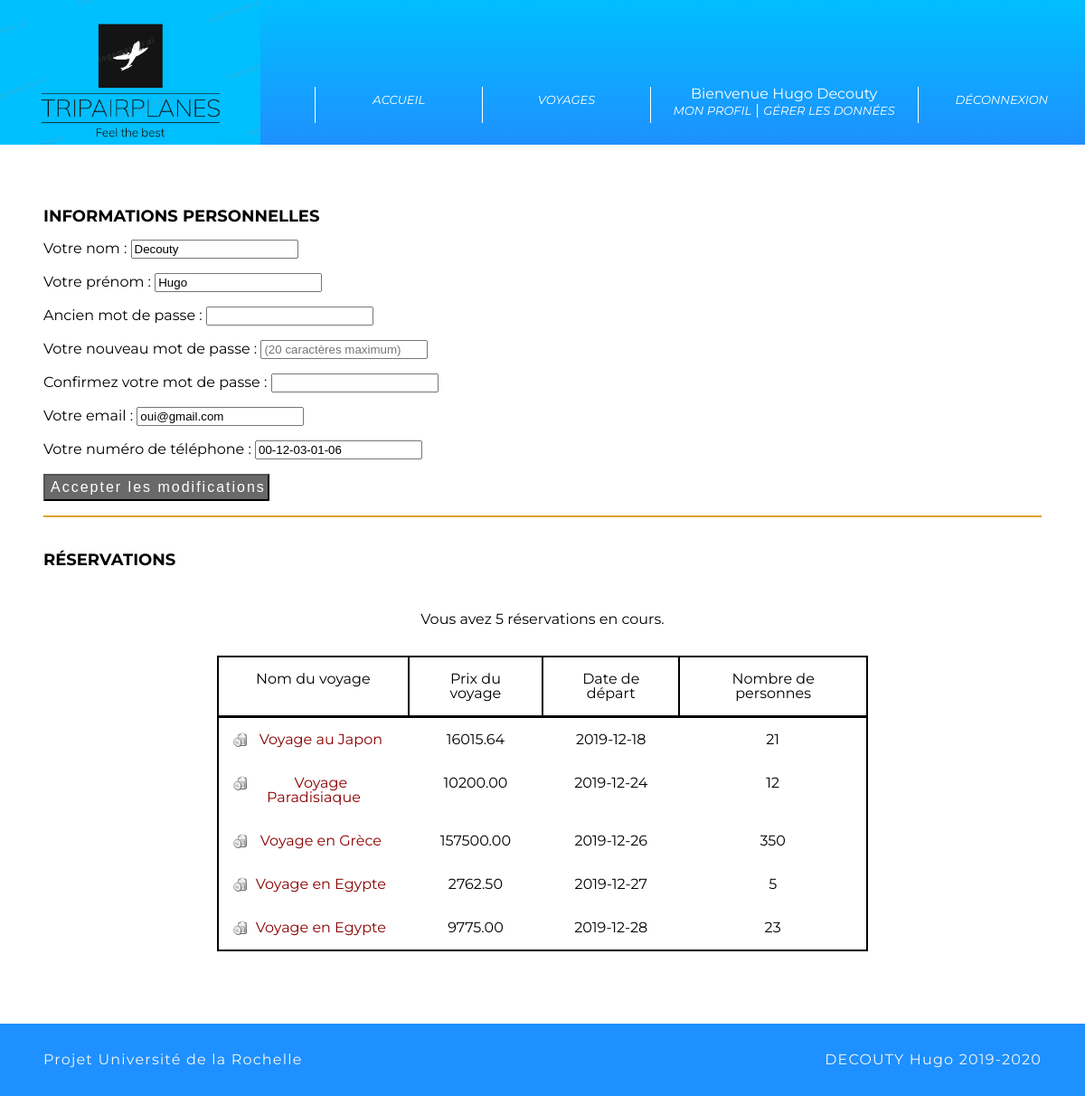
The page /mon_profil.php (signed in) on the database its author committed.
### tables this page shows
CREATE TABLE IF NOT EXISTS `reservation` (
  `idreservation` bigint(20) UNSIGNED NOT NULL AUTO_INCREMENT,
  `datedebut` date NOT NULL,
  `nombrepersonnes` int(11) NOT NULL DEFAULT '0',
  `nbhandicapes` int(11) DEFAULT NULL,
  `nbbilletsEco` int(11) DEFAULT NULL,
  `nbbilletsPremium` int(11) DEFAULT NULL,
  `nbbilletsAffaires` int(11) DEFAULT NULL,
  `prix` decimal(14,2) NOT NULL,
  `iddestination` bigint(20) UNSIGNED NOT NULL,
  `idclient` bigint(20) UNSIGNED NOT NULL,
  PRIMARY KEY (`idreservation`),
  UNIQUE KEY `id_reservation` (`idreservation`),
  KEY `id_destination` (`iddestination`) USING BTREE,
  KEY `id_client` (`idclient`) USING BTREE
);

CREATE TABLE IF NOT EXISTS `destination` (
  `iddestination` bigint(20) UNSIGNED NOT NULL AUTO_INCREMENT,
  `nom` varchar(40) NOT NULL,
  `description` varchar(300) NOT NULL,
  `transport` varchar(10) DEFAULT 'Autres',
  `nbplaces` int(11) NOT NULL,
  `prix` decimal(10,2) NOT NULL,
  `handicap` char(1) DEFAULT 'N',
  `image` varchar(250) NOT NULL DEFAULT 'images/image_default.jpg',
  PRIMARY KEY (`iddestination`),
  UNIQUE KEY `id_destination` (`iddestination`)
);

### app/controller/controllerReservation.php (called while the page is built, shortened)
<?php
require_once("app/model/ReservationsModel.php");
class controllerReservation{
    private $model;
    public function __construct(){
        $this->model =new ReservationsModel();
    }
    public function showNumberofReservations($id){
        $content = $this->model->NumberofReservations($id);
        include_once("app/view/mon_profil.php");
    }
    public function HistoricalReservations($id){
        $content = $this->model->HistoricalReservationfromClient($id);
        return $content;
    }
}

### app/config/database.php (called while the page is built, shortened)
<?php
    class Database{
        private $host;
        private $db_name;
        private $username;
        private $password;
        public function __construct(){
            $this->host = "localhost";
            $this->db_name = "voyages";
            $this->username = "root";
            $this->password = "";
        }
        public function getConnection(){
            $this->conn = null;
            try{
                $this->conn = new PDO("mysql:host=" . $this->host . ";dbname=" . $this->db_name, $this->username, $this->password);
                $this->conn->exec("set names utf8");
            }catch(PDOException $exception){
                echo "Connection error: " . $exception->getMessage();
            }
            return $this->conn;
        }
    }
?>

### app/model/model.php (called while the page is built, shortened)
<?php
require_once("app/config/database.php");
class model
{
    private $connexion;
    protected $table;
    public function __construct(){
        $db = new Database();
        $this->connexion = $db->getConnection();
    }
    public function find($data=array())
    {
        $conditions="1";
        $fields="*";
        $letter = "";
        $limit="";
        $order=$this->table.".id$this->table ASC";
        $othertable="";
        if(isset($data["letter"])){$letter=$data["letter"];}
        if(isset($data["conditions"])){$conditions=$data["conditions"];}
        if(isset($data["fields"])){$fields=$data["fields"];}
        if(isset($data["order"])){$order=$data["order"];}
        if(isset($data["othertable"])){$othertable=$data["othertable"];}
        $sql="SELECT $fields FROM ". $this->table. " " . $letter . " ".$othertable." WHERE $conditions ORDER BY $order $limit";
        $prepa=$this->connexion->prepare($sql);
        $prepa->execute();
        $data=$prepa->fetchAll(PDO::FETCH_ASSOC);
        return $data;
    }
}

### app/model/ClientModel.php (called while the page is built, shortened)
<?php
require_once("app/model/model.php");
class ClientModel extends Model{
    public function __construct() {
        $this->table = "client";
    }
    public function PersonalTextHeader($nom, $prenom, $mail){
        $model = parent::find(array("conditions" => "nom = '$nom' AND prenom = '$prenom' AND mail = '$mail'"));
        $result = array();
        foreach ($model as $client) {
            $result[] = new Client($client);
        }
        return $result;
    }
}

### app/controller/controllerClient.php (called while the page is built, shortened)
<?php
require_once("app/model/ClientModel.php");
class controllerClient{
    private $model;
    public function __construct(){
        $this->model =new ClientModel();
    }
    public function PersonalClientHeader($nom, $prenom, $mail){
        return $this->model->PersonalTextHeader($nom, $prenom, $mail);
    }
}

### app/model/ReservationsModel.php (called while the page is built, shortened)
<?php
require_once("app/entity/Reservation.php");
require_once("app/model/model.php");
class ReservationsModel extends model {
    public function __construct() {
        $this->table = "reservation";
    }
    public function NumberofReservations($id){
        $model = parent::find(array("fields" => "COUNT(idreservation) as nombres",
                                      "conditions" => "idclient = $id"));
        $result = array();
        foreach ($model as $reservation) {
            $result[] = new Reservation($reservation);
        }
        return $result;
    }
    public function HistoricalReservationfromClient($id){
        $model = parent::find(array(
            "fields" => "datedebut, nombrepersonnes, R.iddestination, idreservation, D.nom, R.prix",
            "letter" => "R",
            "othertable" => "JOIN DESTINATION D ON D.iddestination = R.iddestination",
            "conditions" => "R.idclient = $id",
            "order" => "datedebut ASC"));
        $result = array();
        foreach ($model as $reservation) {
            $result[] = new Reservation($reservation);
        }
        return $result;
    }
}

### app/entity/Reservation.php (called while the page is built, shortened)
<?php
class Reservation {
    private $_id_reservation;
    private $_date_debut;
    private $_nombre_personnes;
    private $_prix;
    private $_id_destination;
    private $nombres;
    public function hydrate(array $donnees){
        foreach ($donnees as $key => $value) {
            $method = 'set'.ucfirst($key);
        }
    }
    public function getNombres(){ return $this->nombres; }
    public function setNombres($nombres){ $this->nombres = $nombres; }
    public function getIdReservation(){ return $this->_id_reservation; }
    public function setIdReservation($id_reservation){ $this->_id_reservation = $id_reservation; }
    public function getDateDebut(){ return $this->_date_debut; }
    public function setDateDebut($date_debut) { $this->_date_debut = $date_debut; }
    public function getNombrePersonnes() { return $this->_nombre_personnes; }
    public function setNombrePersonnes($nombre_personnes){ $this->_nombre_personnes = $nombre_personnes; }
    public function getPrix(){ return $this->_prix; }
    public function setPrix($prix){ $this->_prix = $prix; }
    public function getIdDestination(){ return $this->_id_destination; }
    public function setIdDestination($id_destination){ $this->_id_destination = $id_destination; }
}

### app/controller/controllerVoyage.php (called while the page is built, shortened)
<?php
require_once("app/model/DestinationModel.php");
class controllerVoyage {
    private $model;
    public function __construct()
    {
        $this->model =new DestinationModel();
    }
    public function showName($id){
        $content = $this->model->getNameFromId($id);
        return $content;
    }
}

### app/model/DestinationModel.php (called while the page is built, shortened)
<?php
require_once("app/entity/Destination.php");
require_once("app/model/model.php");
class DestinationModel extends model {
    public function __construct() {
        $this->table = "destination";
    }
    public function getNameFromId($id){
        $model = parent::find(array("fields" => "nom",
                                    "conditions" => "iddestination = $id"));
        $result = array();
        foreach ($model as $Destination) {
            $result[] = new Destination($Destination);
        }
        return $result;
    }
}

### app/entity/Destination.php (called while the page is built, shortened)
<?php
class Destination {
    private $nom;
    public function hydrate(array $donnees){
        foreach ($donnees as $key => $value) {
            $method = 'set'.ucfirst($key);
        }
    }
    public function getNom(){ return $this->nom; }
    public function setNom($nom){ $this->nom = $nom; }
}

### app/view/mon_profil.php (the view)
<?php
include_once("app/entity/Destination.php");
include_once("app/entity/Reservation.php");
include_once("app/controller/controllerVoyage.php");
$voyage = new app\controller\ControllerVoyage();
?>
<div id="reserv-profile"><h1>Réservations</h1></div>
<p id="nb-reserv-profile">Vous avez <?=$content[0]->getNombres()?> réservations en cours. </p>
<?php if($content[0]->getNombres() > 0):?>
    <table id="table_reservation">
        <tr><th>Nom du voyage</th><th>Prix du voyage</th><th>Date de départ</th><th>Nombre de personnes</th></tr>
        <?php foreach($_SESSION['reservation'] as $key => $values):?>
            <tr id="tr_reservation"><td><a href="remboursement.php?id_reservation=<?=$values->getIdReservation()?>&id_destination=<?=$values->getIdDestination()?>"><img src="images/site/bin.png"</a><a href="sejour.php?id_destination=<?=$values->getIdDestination()?>"><?=$voyage->showName($values->getIdDestination())[0]->getNom()?></a></td><td><?=$values->getPrix()?></td><td><?=$values->getDateDebut()?></td><td><?=$values->getNombrePersonnes()?></td></tr>
        <?php endforeach;?>
    </table>
<?php endif;?>

### css/style.css (style rules this page uses)
* { box-sizing: border-box; }
html { font-family: 'Montserrat', sans-serif; }
a { text-decoration: none; color: darkred; }
#table_reservation { width: 60%; margin: auto; border: 2px solid black; border-collapse: collapse; }
#table_reservation th { border: 2px solid black; border-bottom: 3px solid black; padding: 1em; }
#tr_reservation { text-align: center; }
#tr_reservation td { padding: 1em; }
#tr_reservation td img { float: left; }
#form-profile, #reserv-profile { border-bottom: 2px solid goldenrod; margin: 0 3rem; margin-bottom: 2rem; padding-bottom: 1rem; }
#reserv-profile { border: none; }
#nb-reserv-profile { text-align: center; margin-bottom: 2rem; }
body { margin-bottom: 10rem; }
h1 { font-variant-caps: all-small-caps; font-size: 25px; font-weight: bolder; }

### rows shown on the page
reservation: iddestination.nom "Voyage au Japon", prix "16015.64", datedebut "2019-12-18", nombrepersonnes "21"
reservation: iddestination.nom "Voyage Paradisiaque", prix "10200.00", datedebut "2019-12-24", nombrepersonnes "12"
reservation: iddestination.nom "Voyage en Grèce", prix "157500.00", datedebut "2019-12-26", nombrepersonnes "350"
reservation: iddestination.nom "Voyage en Egypte", prix "2762.50", datedebut "2019-12-27", nombrepersonnes "5"
reservation: Nom "Voyage en Egypte", prix "9775.00", datedebut "2019-12-28", nombrepersonnes "23"

### other values the page prints
$_SESSION['prenom'] "Hugo"
$_SESSION['nom'] "Decouty"
$content[0]->getNombres() "5"
